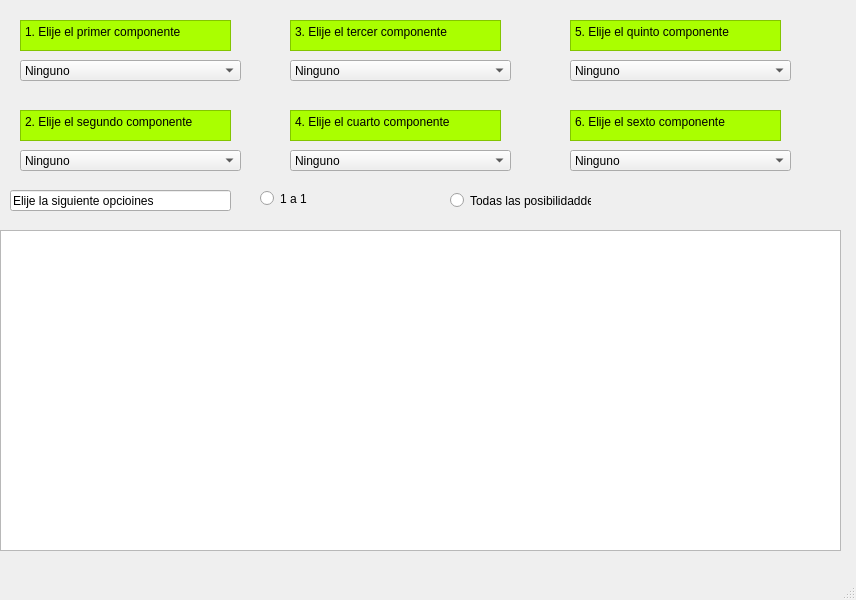
<?xml version="1.0" encoding="UTF-8"?>
<ui version="4.0">
 <class>Modificar</class>
 <widget class="QMainWindow" name="Modificar">
  <property name="geometry">
   <rect>
    <x>0</x>
    <y>0</y>
    <width>856</width>
    <height>600</height>
   </rect>
  </property>
  <property name="windowTitle">
   <string>MainWindow</string>
  </property>
  <widget class="QWidget" name="centralwidget">
   <widget class="QPlainTextEdit" name="plainTextEdit">
    <property name="geometry">
     <rect>
      <x>20</x>
      <y>20</y>
      <width>211</width>
      <height>31</height>
     </rect>
    </property>
    <property name="styleSheet">
     <string notr="true">background-color: rgb(170, 255, 0);</string>
    </property>
    <property name="plainText">
     <string>1. Elije el primer componente</string>
    </property>
   </widget>
   <widget class="QComboBox" name="Elemento1">
    <property name="geometry">
     <rect>
      <x>20</x>
      <y>60</y>
      <width>221</width>
      <height>21</height>
     </rect>
    </property>
    <property name="editable">
     <bool>false</bool>
    </property>
    <item>
     <property name="text">
      <string>Ninguno</string>
     </property>
    </item>
   </widget>
   <widget class="QPlainTextEdit" name="plainTextEdit_2">
    <property name="geometry">
     <rect>
      <x>20</x>
      <y>110</y>
      <width>211</width>
      <height>31</height>
     </rect>
    </property>
    <property name="styleSheet">
     <string notr="true">background-color: rgb(170, 255, 0);</string>
    </property>
    <property name="plainText">
     <string>2. Elije el segundo componente</string>
    </property>
   </widget>
   <widget class="QComboBox" name="Elemento2">
    <property name="geometry">
     <rect>
      <x>20</x>
      <y>150</y>
      <width>221</width>
      <height>21</height>
     </rect>
    </property>
    <item>
     <property name="text">
      <string>Ninguno</string>
     </property>
    </item>
   </widget>
   <widget class="QPlainTextEdit" name="plainTextEdit_3">
    <property name="geometry">
     <rect>
      <x>290</x>
      <y>20</y>
      <width>211</width>
      <height>31</height>
     </rect>
    </property>
    <property name="styleSheet">
     <string notr="true">background-color: rgb(170, 255, 0);</string>
    </property>
    <property name="plainText">
     <string>3. Elije el tercer componente</string>
    </property>
   </widget>
   <widget class="QComboBox" name="Elemento3">
    <property name="geometry">
     <rect>
      <x>290</x>
      <y>60</y>
      <width>221</width>
      <height>21</height>
     </rect>
    </property>
    <item>
     <property name="text">
      <string>Ninguno</string>
     </property>
    </item>
   </widget>
   <widget class="QComboBox" name="Elemento4">
    <property name="geometry">
     <rect>
      <x>290</x>
      <y>150</y>
      <width>221</width>
      <height>21</height>
     </rect>
    </property>
    <item>
     <property name="text">
      <string>Ninguno</string>
     </property>
    </item>
   </widget>
   <widget class="QPlainTextEdit" name="plainTextEdit_4">
    <property name="geometry">
     <rect>
      <x>290</x>
      <y>110</y>
      <width>211</width>
      <height>31</height>
     </rect>
    </property>
    <property name="styleSheet">
     <string notr="true">background-color: rgb(170, 255, 0);</string>
    </property>
    <property name="plainText">
     <string>4. Elije el cuarto componente</string>
    </property>
   </widget>
   <widget class="QPlainTextEdit" name="plainTextEdit_5">
    <property name="geometry">
     <rect>
      <x>570</x>
      <y>20</y>
      <width>211</width>
      <height>31</height>
     </rect>
    </property>
    <property name="styleSheet">
     <string notr="true">background-color: rgb(170, 255, 0);</string>
    </property>
    <property name="plainText">
     <string>5. Elije el quinto componente</string>
    </property>
   </widget>
   <widget class="QComboBox" name="Elemento5">
    <property name="geometry">
     <rect>
      <x>570</x>
      <y>60</y>
      <width>221</width>
      <height>21</height>
     </rect>
    </property>
    <item>
     <property name="text">
      <string>Ninguno</string>
     </property>
    </item>
   </widget>
   <widget class="QComboBox" name="Elemento6">
    <property name="geometry">
     <rect>
      <x>570</x>
      <y>150</y>
      <width>221</width>
      <height>21</height>
     </rect>
    </property>
    <item>
     <property name="text">
      <string>Ninguno</string>
     </property>
    </item>
   </widget>
   <widget class="QPlainTextEdit" name="plainTextEdit_6">
    <property name="geometry">
     <rect>
      <x>570</x>
      <y>110</y>
      <width>211</width>
      <height>31</height>
     </rect>
    </property>
    <property name="styleSheet">
     <string notr="true">background-color: rgb(170, 255, 0);</string>
    </property>
    <property name="plainText">
     <string>6. Elije el sexto componente</string>
    </property>
   </widget>
   <widget class="QLineEdit" name="lineEdit">
    <property name="geometry">
     <rect>
      <x>10</x>
      <y>190</y>
      <width>221</width>
      <height>21</height>
     </rect>
    </property>
    <property name="text">
     <string>Elije la siguiente opcioines</string>
    </property>
   </widget>
   <widget class="QRadioButton" name="Uno">
    <property name="geometry">
     <rect>
      <x>260</x>
      <y>190</y>
      <width>82</width>
      <height>17</height>
     </rect>
    </property>
    <property name="text">
     <string>1 a 1</string>
    </property>
   </widget>
   <widget class="QRadioButton" name="Todos">
    <property name="geometry">
     <rect>
      <x>450</x>
      <y>190</y>
      <width>141</width>
      <height>21</height>
     </rect>
    </property>
    <property name="text">
     <string>Todas las posibilidaddes</string>
    </property>
   </widget>
   <widget class="QTableWidget" name="Vista">
    <property name="geometry">
     <rect>
      <x>0</x>
      <y>230</y>
      <width>841</width>
      <height>321</height>
     </rect>
    </property>
   </widget>
  </widget>
  <widget class="QStatusBar" name="statusbar"/>
 </widget>
 <resources/>
 <connections/>
</ui>
